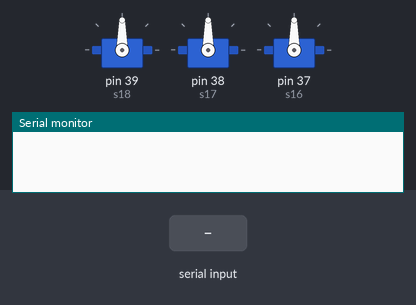
Recording of a sketch running on a simulated Arduino Mega 2560, built with avr-gcc and run on an emulated ATmega2560. Shown: 3 × servo, the last lines printed to the serial monitor. The inputs (shaded band) are chosen by the test bench.

Above: at 1.2 s.
1.3 s: byte 2 (2) received over Serial
At 1.45 s:
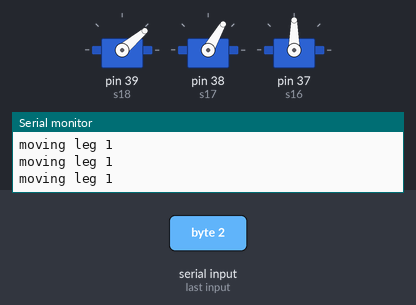
At 2.06 s:
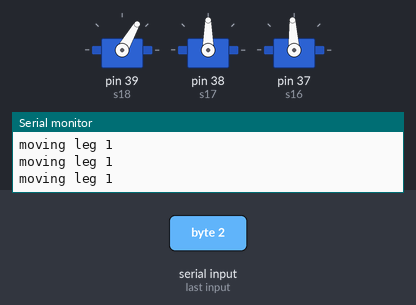
4.3 s: "1\n" received over Serial
At 4.53 s:
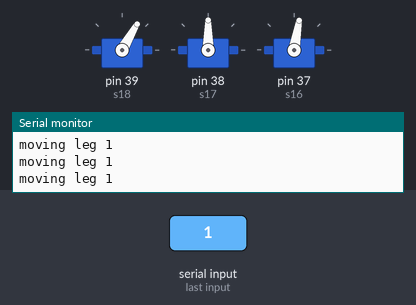
7.3 s: byte 10 (10) received over Serial
At 7.8 s:
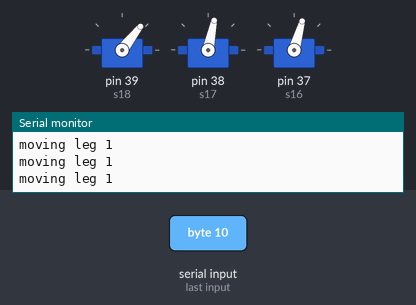
10.3 s: "0\n" received over Serial
13.3 s: "2\n" received over Serial
16.3 s: byte 11 (11) received over Serial
Timing chart, 0 to 20.3 s (numbered marks = the images above; inputs shaded):
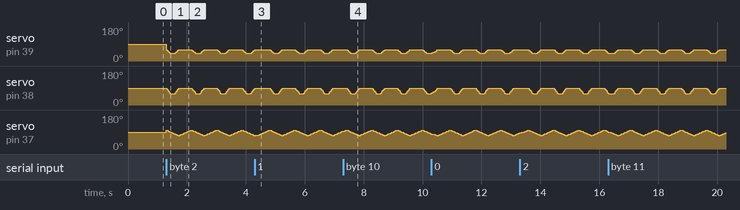

The sketch:

exp1.ino
```cpp
#include <Servo.h>
//#include <SoftwareSerial.h>

//SoftwareSerial Bluetooth(12,9);


Servo s18;
Servo s17;
Servo s16;


int i0H1 = 0;
int i1H1 = 0;
int i2H1 = 0;
int i3H1 = 0;
int i4H1 = 0;
int i5H1 = 0;
int i6H1 = 0;
int i7H1 = 0;
int i8H1 = 0;

int i0T1 = 0;
int i1T1 = 0;
int i2T1 = 0;
int i3T1 = 0;
int i4T1 = 0;
int i5T1 = 0;
int i6T1 = 0;

int i1L1 = 0;
int i2L1 = 0;
int i3L1 = 0;
int i4L1 = 0;
int i5L1 = 0;
int i6L1 = 0;

int i1L2 = 0;
int i2L2 = 0;
int i3L2 = 0;
int i4L2 = 0;
int i5L2 = 0;
int i6L2 = 0;
boolean l1status = LOW;
boolean l2status = LOW;
boolean aStatus = LOW;
boolean attStatus = LOW;
int k = 0;
int a = 0;
int aa = 0;
int period = 1000;
unsigned long time_now = 0;

float distance;
long duration;
//int dataIn;
int m = 0;
int h = 0;
int t = 0;
int att = 0;
int speedV = 30;


void setup() {
Serial.begin(9600);

//  Bluetooth.begin(38400); // Default baud rate of the Bluetooth module
//  Bluetooth.setTimeout(1);
  delay(20);


  s18.attach(39, 600, 2400);
  s17.attach(38, 600, 2400);
  s16.attach(37, 600, 2400);
}

void loop() {

  if (Serial.available() > 0) {
    int dataIn = Serial.read();  // Read the data
    Serial.println("data received");
    Serial.println(dataIn);
    Serial.println("_______#####____");
    if (dataIn == 2) {
      m = 2;
    }
    if (dataIn == 3) {
      m = 3;
    }
    if (dataIn == 4) {
      m = 4;
    }
    if (dataIn == 5) {
      m = 5;
    }
    if (dataIn == 10) {
      t = 10;
    }
    if (dataIn == 11) {
      h = 11;
    }
    if (dataIn >= 15) {
      speedV = dataIn;
    }
  }
  // Move forward
  if (m == 2) {
    moveLeg1();
//    moveLeg3();
//    moveLeg5();
//    if (l1status == HIGH) {
//      moveLeg2();
//      moveLeg4();
//      moveLeg6();
    }
  }


void moveLeg1() {
  // Swign phase - move leg though air - from initial to final position
  // Rise the leg
  Serial.println("moving leg 1");
  if (i1L1 <= 10) {
    s18.write(60 - i1L1 * 2);
    s17.write(90 - i1L1 * 3);
    i1L1++;
  }
  // Rotate the leg
  if (i2L1 <= 30) {
    s16.write(100 - i2L1);
    i2L1++;

  }
  // Move back to touch the ground
  if (i2L1 > 20 & i3L1 <= 10) {
    s18.write(40 + i3L1 * 2);
    s17.write(60 + i3L1 * 3);
    i3L1++;
  }
  // Stance phase - move leg while touching the ground
  // Rotate back to initial position
  if (i2L1 >= 30) {
    s16.write(70 + i4L1);
    i4L1++;
    l1status = HIGH;
  }
  // Reset the counters for repeating the process
  if (i4L1 >= 30) {
    i1L1 = 0;
    i2L1 = 0;
    i3L1 = 0;
    i4L1 = 0;
    i5L1 = 0;
  }
  // Each iteration or step is executed in the main loop section where there is also a delay time for controlling the speed of movement
}
```
